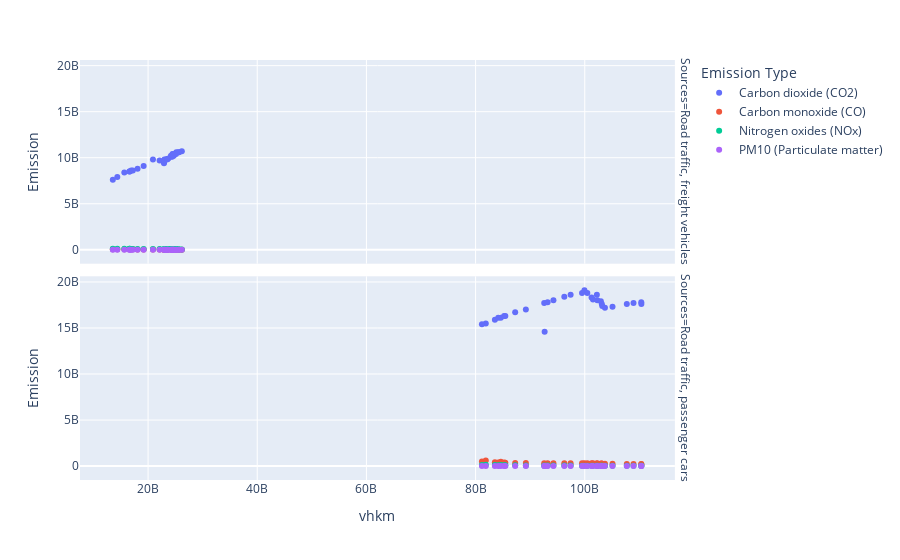

Notebook source saved alongside this figure:
### Code cell
px.scatter(vehicle_data, x="vhkm", y="Emission", color="Emission Type", facet_row="Sources", height=600)
